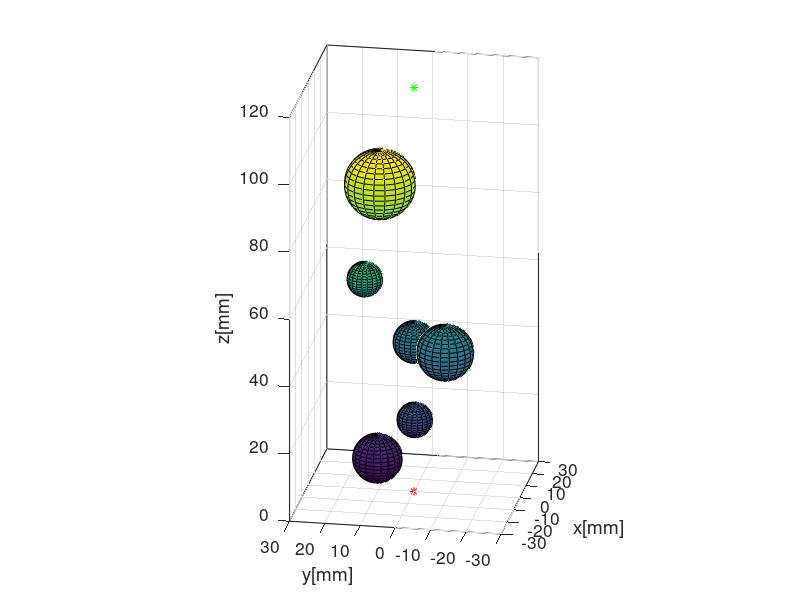

Here is the MATLAB script that generated this plot:
% Path planning of surgical needle:A new adaptive intelligent particle swarm optimization method
function [e,obstacles,target,entry_point]=getObstacles_6sphere_Tan()
    e=1; % environment 1 
    
    % set the target
    target=[0,0,120];
    % set the needle entry point
    entry_point=[0,0,0]; 
    
    % set the obstacles 
    obstacles(1,:)=[-10,-2,25,5];
    obstacles(2,:)=[5,-8,40,8];
    obstacles(3,:)=[-2,10,10,7];
    obstacles(4,:)=[12,2,40,6];
    obstacles(5,:)=[6,15,60,5];
    obstacles(6,:)=[2,10,90,10];
    n=6;
    plot3(target(1),target(2),target(3),"g*");hold on;%draw the target
    plot3(entry_point(1),entry_point(2),entry_point(3),"r*");%draw the ideal enrty point
   
%     % 蛋壳色 252 230 201
%     CO(:,:,1) = 252/255.*ones(size(x)); % red
%     CO(:,:,2) = 230/255.*ones(size(x)); % green
%     CO(:,:,3) = 201/255.*ones(size(x)); % blue
    [x,y,z]=sphere();%unit sphere
    for i=1:n
        x0=obstacles(i,1);
        y0=obstacles(i,2);
        z0=obstacles(i,3);
        r0=obstacles(i,4);
%         surf(r0*x+x0,r0*y+y0,r0*z+z0,CO,"edgecolor","none");hold on;
        surf(r0*x+x0,r0*y+y0,r0*z+z0);hold on;
    end
    axis equal;grid on;box on;
    set(gca,"linewidth",0.8,"fontsize",12.5);
    xlim([-30,30]);
    ylim([-30,30]);
%     zlim([0,120]);
    xlabel('x[mm]');
    ylabel('y[mm]');
    zlabel('z[mm]');
    view([-80,20]);
end